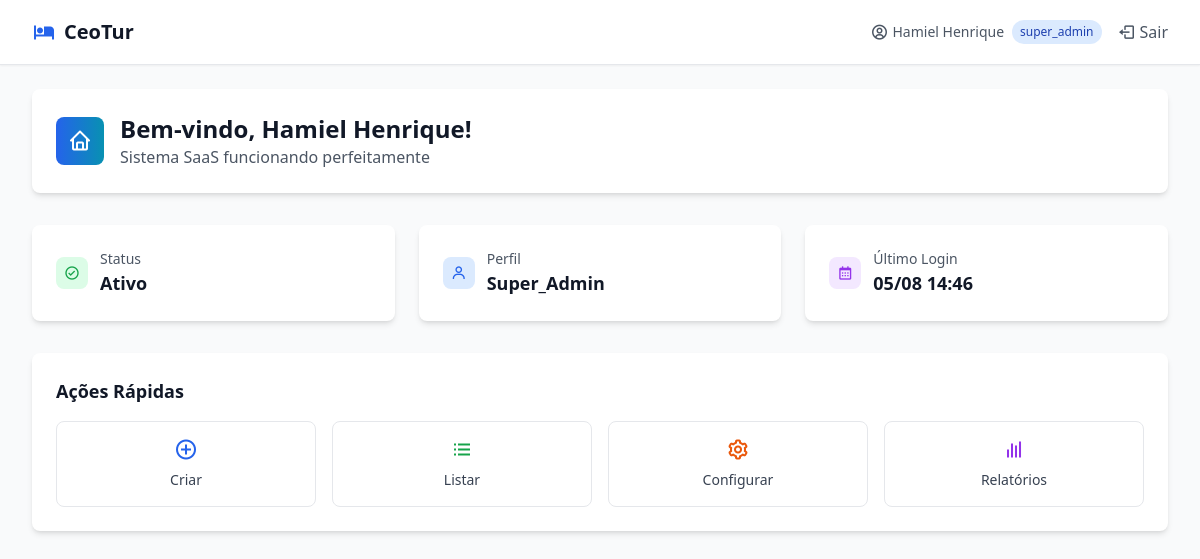
The app's page /dashboard (signed in) with its own data.
### app/models/user.py (models this page shows, shortened)
class User(UserMixin, db.Model):
    __tablename__ = 'users'
    id = db.Column(db.Integer, primary_key=True)
    email = db.Column(db.String(120), unique=True, nullable=False, index=True)
    password_hash = db.Column(db.String(128), nullable=False)
    first_name = db.Column(db.String(50), nullable=False)
    last_name = db.Column(db.String(50), nullable=False)
    theme_preference = db.Column(db.String(10), default='light')
    role = db.Column(db.Enum(UserRole), nullable=False, default=UserRole.USER)
    account_id = db.Column(db.Integer, db.ForeignKey('accounts.id'), nullable=True)
    created_at = db.Column(db.DateTime, default=datetime.utcnow, nullable=False)
    updated_at = db.Column(db.DateTime, default=datetime.utcnow, onupdate=datetime.utcnow)
    last_login = db.Column(db.DateTime)
    def get_full_name(self):
        return f"{self.first_name} {self.last_name}".strip()

### app/frontend/routes/main.py (the view)
@main_bp.route('/dashboard')
@login_required
def dashboard():
    return render_template('dashboard/index.html', user=current_user)

### app/frontend/templates/dashboard/index.html (shortened to what this page needs)
<!DOCTYPE html>
<html lang="pt-BR">
<head>
    <link href="{{ url_for('static', filename='css/style.css') }}" rel="stylesheet">
    <link href='https://unpkg.com/boxicons@2.1.4/css/boxicons.min.css' rel='stylesheet'>
</head>
<body class="bg-gray-50">
    <nav class="bg-white shadow-sm border-b">
        <div class="max-w-7xl mx-auto px-4 sm:px-6 lg:px-8">
            <div class="flex justify-between h-16">
                <div class="flex items-center">
                    <div class="flex items-center">
                        <i class='bx bxs-hotel text-blue-600 text-2xl mr-2'></i>
                        <h1 class="text-xl font-bold text-gray-900">CeoTur</h1>
                    </div>
                </div>
                <div class="flex items-center space-x-4">
                    <div class="flex items-center text-sm text-gray-600">
                        <i class='bx bx-user-circle text-lg mr-1'></i>
                        <span class="font-medium">{{ user.get_full_name() }}</span>
                        <span class="ml-2 px-2 py-1 bg-blue-100 text-blue-800 text-xs rounded-full">
                            {{ user.role.value }}
                        </span>
                    </div>
                    <a href="{{ url_for('auth.logout') }}"
                       class="flex items-center text-gray-600 hover:text-red-600 transition-colors">
                        <i class='bx bx-log-out text-lg mr-1'></i>
                        <span>Sair</span>
                    </a>
                </div>
            </div>
        </div>
    </nav>
    <div class="max-w-7xl mx-auto py-6 px-4 sm:px-6 lg:px-8">
        <div class="bg-white rounded-lg shadow-md p-6 mb-8">
            <div class="flex items-center">
                <div class="h-12 w-12 bg-gradient-to-r from-blue-600 to-cyan-600 rounded-lg flex items-center justify-center mr-4">
                    <i class='bx bx-home text-white text-2xl'></i>
                </div>
                <div>
                    <h2 class="text-2xl font-bold text-gray-900">
                        Bem-vindo, {{ user.get_full_name() }}!
                    </h2>
                    <p class="text-gray-600">
                        Sistema SaaS funcionando perfeitamente
                    </p>
                </div>
            </div>
        </div>
        <div class="grid grid-cols-1 md:grid-cols-3 gap-6 mb-8">
            <div class="bg-white rounded-lg shadow-md p-6">
                <div class="flex items-center">
                    <div class="h-8 w-8 bg-green-100 rounded-lg flex items-center justify-center mr-3">
                        <i class='bx bx-check-circle text-green-600'></i>
                    </div>
                    <div>
                        <p class="text-sm text-gray-600">Status</p>
                        <p class="text-lg font-semibold text-gray-900">Ativo</p>
                    </div>
                </div>
            </div>
            <div class="bg-white rounded-lg shadow-md p-6">
                <div class="flex items-center">
                    <div class="h-8 w-8 bg-blue-100 rounded-lg flex items-center justify-center mr-3">
                        <i class='bx bx-user text-blue-600'></i>
                    </div>
                    <div>
                        <p class="text-sm text-gray-600">Perfil</p>
                        <p class="text-lg font-semibold text-gray-900">{{ user.role.value.title() }}</p>
                    </div>
                </div>
            </div>
            <div class="bg-white rounded-lg shadow-md p-6">
                <div class="flex items-center">
                    <div class="h-8 w-8 bg-purple-100 rounded-lg flex items-center justify-center mr-3">
                        <i class='bx bx-calendar text-purple-600'></i>
                    </div>
                    <div>
                        <p class="text-sm text-gray-600">Último Login</p>
                        <p class="text-lg font-semibold text-gray-900">
                            {% if user.last_login %}
                                {{ user.last_login.strftime('%d/%m %H:%M') }}
                            {% else %}
                                Primeiro acesso
                            {% endif %}
                        </p>
                    </div>
                </div>
            </div>
        </div>
        <div class="bg-white rounded-lg shadow-md p-6">
            <h3 class="text-lg font-semibold text-gray-900 mb-4">Ações Rápidas</h3>
            <div class="grid grid-cols-2 md:grid-cols-4 gap-4">
                <button class="flex flex-col items-center p-4 border border-gray-200 rounded-lg hover:bg-gray-50 transition-colors">
                    <i class='bx bx-plus-circle text-2xl text-blue-600 mb-2'></i>
                    <span class="text-sm text-gray-700">Criar</span>
                </button>
                <button class="flex flex-col items-center p-4 border border-gray-200 rounded-lg hover:bg-gray-50 transition-colors">
                    <i class='bx bx-list-ul text-2xl text-green-600 mb-2'></i>
                    <span class="text-sm text-gray-700">Listar</span>
                </button>
                <button class="flex flex-col items-center p-4 border border-gray-200 rounded-lg hover:bg-gray-50 transition-colors">
                    <i class='bx bx-cog text-2xl text-orange-600 mb-2'></i>
                    <span class="text-sm text-gray-700">Configurar</span>
                </button>
                <button class="flex flex-col items-center p-4 border border-gray-200 rounded-lg hover:bg-gray-50 transition-colors">
                    <i class='bx bx-bar-chart text-2xl text-purple-600 mb-2'></i>
                    <span class="text-sm text-gray-700">Relatórios</span>
                </button>
            </div>
        </div>
    </div>
</body>
</html>

### records on screen
User: get_full_name "Hamiel Henrique", role.value "super_admin", role.value "Super_Admin", last_login "05/08 14:46"
